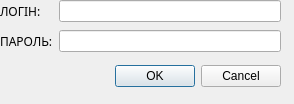
<?xml version="1.0" encoding="UTF-8"?>
<ui version="4.0">
 <class>LoginData</class>
 <widget class="QDialog" name="LoginData">
  <property name="geometry">
   <rect>
    <x>0</x>
    <y>0</y>
    <width>294</width>
    <height>104</height>
   </rect>
  </property>
  <property name="windowTitle">
   <string>Dialog</string>
  </property>
  <widget class="QDialogButtonBox" name="buttonBox">
   <property name="geometry">
    <rect>
     <x>0</x>
     <y>60</y>
     <width>281</width>
     <height>32</height>
    </rect>
   </property>
   <property name="orientation">
    <enum>Qt::Horizontal</enum>
   </property>
   <property name="standardButtons">
    <set>QDialogButtonBox::Cancel|QDialogButtonBox::Ok</set>
   </property>
  </widget>
  <widget class="QWidget" name="horizontalLayoutWidget">
   <property name="geometry">
    <rect>
     <x>0</x>
     <y>0</y>
     <width>281</width>
     <height>22</height>
    </rect>
   </property>
   <layout class="QHBoxLayout" name="horizontalLayout">
    <item>
     <widget class="QLabel" name="label">
      <property name="font">
       <font>
        <family>Lucida Sans Unicode</family>
        <weight>50</weight>
        <bold>false</bold>
       </font>
      </property>
      <property name="text">
       <string>ЛОГІН:    </string>
      </property>
     </widget>
    </item>
    <item>
     <widget class="QLineEdit" name="login"/>
    </item>
   </layout>
  </widget>
  <widget class="QWidget" name="horizontalLayoutWidget_2">
   <property name="geometry">
    <rect>
     <x>0</x>
     <y>30</y>
     <width>281</width>
     <height>22</height>
    </rect>
   </property>
   <layout class="QHBoxLayout" name="horizontalLayout_2">
    <item>
     <widget class="QLabel" name="label_2">
      <property name="font">
       <font>
        <family>Lucida Sans Unicode</family>
        <weight>50</weight>
        <bold>false</bold>
       </font>
      </property>
      <property name="text">
       <string>ПАРОЛЬ:</string>
      </property>
     </widget>
    </item>
    <item>
     <widget class="QLineEdit" name="password"/>
    </item>
   </layout>
  </widget>
 </widget>
 <resources/>
 <connections>
  <connection>
   <sender>buttonBox</sender>
   <signal>accepted()</signal>
   <receiver>LoginData</receiver>
   <slot>accept()</slot>
   <hints>
    <hint type="sourcelabel">
     <x>248</x>
     <y>254</y>
    </hint>
    <hint type="destinationlabel">
     <x>157</x>
     <y>274</y>
    </hint>
   </hints>
  </connection>
  <connection>
   <sender>buttonBox</sender>
   <signal>rejected()</signal>
   <receiver>LoginData</receiver>
   <slot>reject()</slot>
   <hints>
    <hint type="sourcelabel">
     <x>316</x>
     <y>260</y>
    </hint>
    <hint type="destinationlabel">
     <x>286</x>
     <y>274</y>
    </hint>
   </hints>
  </connection>
 </connections>
</ui>
